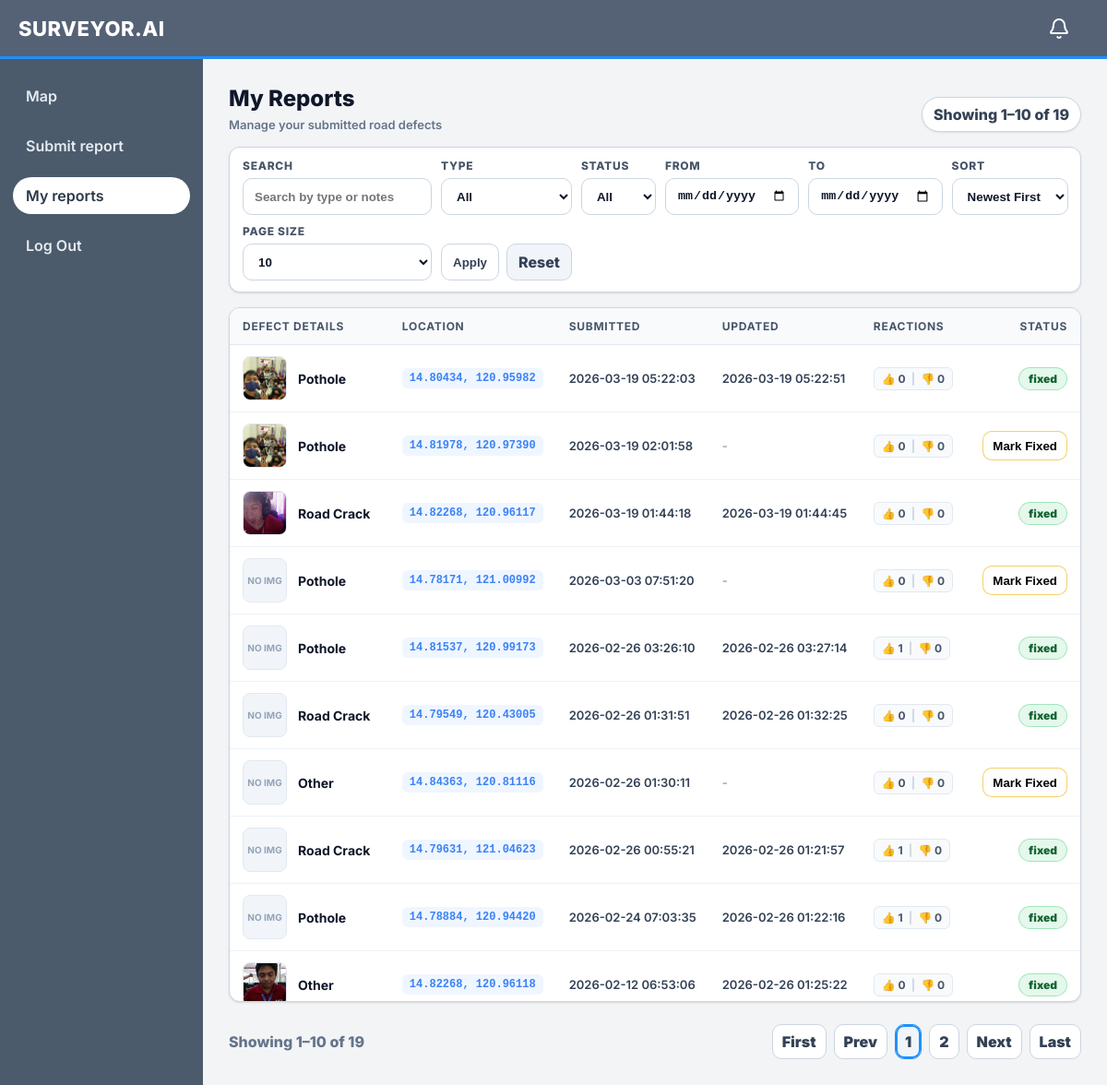
The app's page /my-reports (signed in), older data.
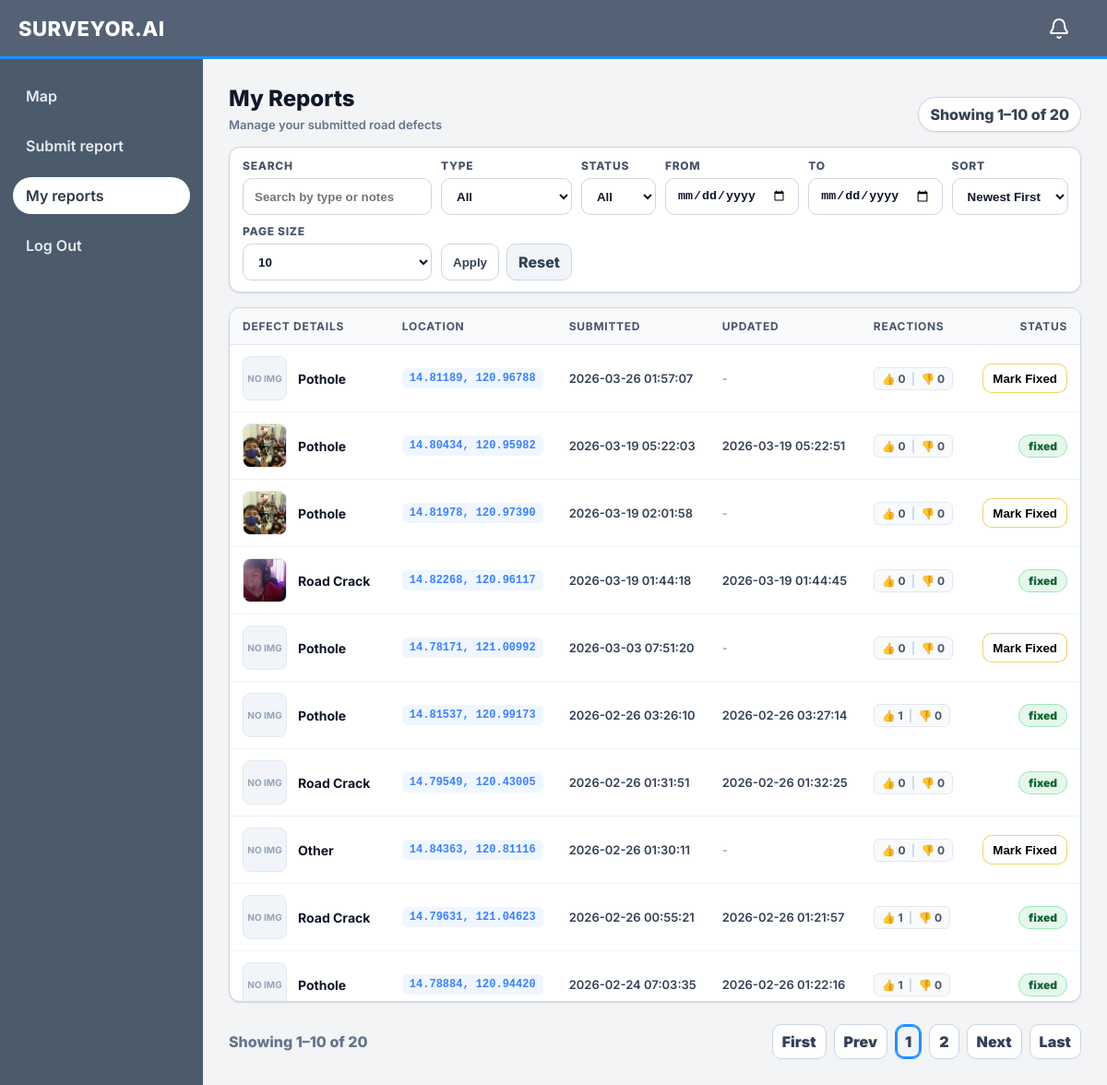
The same page, newer data.
### app.py (models this page shows)
class Report(db.Model):
    id = db.Column(db.Integer, primary_key=True)
    user_id = db.Column(db.Integer, db.ForeignKey('user.id'), nullable=False, index=True)
    title = db.Column(db.String(200), nullable=False)
    body = db.Column(db.Text, nullable=False)
    latitude = db.Column(db.Float, nullable=True)
    longitude = db.Column(db.Float, nullable=True)
    obstruction_type = db.Column(db.String(50), nullable=True)
    photo_path = db.Column(db.String(512), nullable=True)
    created_at = db.Column(db.Integer, nullable=False, default=lambda: int(time.time()))
    status_updated_at = db.Column(db.Integer, nullable=True, default=lambda: int(time.time()))
    is_fixed = db.Column(db.Boolean, nullable=False, default=False)
    fixed_at = db.Column(db.Integer, nullable=True)
    is_false_report = db.Column(db.Boolean, nullable=False, default=False)
    thumbs_up_count = db.Column(db.Integer, nullable=False, default=0)
    thumbs_down_count = db.Column(db.Integer, nullable=False, default=0)
    @property
    def created_at_iso(self) -> str:
        try:
            return time.strftime('%Y-%m-%d %H:%M:%S', time.gmtime(int(self.created_at)))
        except Exception:
            return str(self.created_at)
    @property
    def status_updated_at_iso(self) -> str:
        try:
            val = int(self.status_updated_at) if self.status_updated_at else int(self.created_at)
            return time.strftime('%Y-%m-%d %H:%M:%S', time.gmtime(val))
        except Exception:
            return ''

### app.py (the view, shortened to what this page needs)
@app.route('/my-reports')
def my_reports_page():
    current_user = _require_role('user')
    if not isinstance(current_user, User):
        return current_user
    q = (request.args.get('q') or '').strip()
    type_filter = (request.args.get('type') or '').strip().lower()
    status_filter = (request.args.get('status') or '').strip().lower()
    start_date = (request.args.get('start_date') or '').strip()
    end_date = (request.args.get('end_date') or '').strip()
    sort = (request.args.get('sort') or 'date_desc').strip().lower()
    try:
        page = max(1, int(request.args.get('page', '1')))
    except Exception:
        page = 1
    try:
        per_page = int(request.args.get('per_page', '10'))
    except Exception:
        per_page = 10
    if per_page not in (10, 20, 50):
        per_page = 10
    query = Report.query.filter(Report.user_id == int(current_user.id))
    if start_date:
        try:
            start_ts = int(time.mktime(time.strptime(start_date, "%Y-%m-%d")))
            query = query.filter(Report.created_at >= start_ts)
        except ValueError:
            pass
    if end_date:
        try:
            end_ts = int(time.mktime(time.strptime(end_date, "%Y-%m-%d"))) + 86399
            query = query.filter(Report.created_at <= end_ts)
        except ValueError:
            pass
    query = query.filter(Report.is_false_report == False)
    if sort == 'date_asc':
        query = query.order_by(asc(Report.created_at), asc(Report.id))
    elif sort == 'type':
        query = query.order_by(asc(Report.obstruction_type), desc(Report.created_at), desc(Report.id))
    else:
        sort = 'date_desc'
        query = query.order_by(desc(Report.created_at), desc(Report.id))
    total = query.count()
    pages = max(1, (total + per_page - 1) // per_page)
    if page > pages:
        page = pages
    offset = (page - 1) * per_page
    reports = query.limit(per_page).offset(offset).all()
    start = 0 if total == 0 else offset + 1
    end = 0 if total == 0 else min(total, offset + len(reports))
    return render_template(
        '/my_reports.html',
        current_user=current_user,
        is_admin=False,
        reports=reports,
        q=q,
        type_filter=type_filter,
        status_filter=status_filter,
        start_date=start_date,
        end_date=end_date,
        sort=sort,
        per_page=per_page,
        page=page,
        pages=pages,
        total=total,
        start=start,
        end=end,
    )

### app.py (called while the page is built, shortened)
def _get_current_user():
    uid = session.get('user_id')
    if not uid:
        return None
    try:
        return User.query.get(int(uid))
    except Exception:
        return None

@app.before_request
def _block_writes_during_restore():
    if not RESTORE_STATE.get("in_progress"):
        return None

def _login_required():
    cu = _get_current_user()
    if not cu:
        return redirect(url_for('login', next=request.path))
    return cu

def _require_role(*roles):
    cu = _login_required()
    if not isinstance(cu, User):
        return cu
    role = str(getattr(cu, 'role', '') or '').strip().lower()
    allowed = {str(r).strip().lower() for r in roles}
    if role not in allowed:
        abort(403)
    return cu

@app.context_processor
def inject_notifications():
    uid = session.get('user_id')
    count = 0
    if uid:
        try:
            count = Notification.query.filter_by(user_id=int(uid), is_read=False).count()
        except Exception:
            pass
    return dict(unread_notifications_count=count)

@app.before_request
def _ensure_gps_started():
    global _gps_started
    if not _gps_started:
        ensure_gps_thread()
        _gps_started = True

### templates/my_reports.html (shortened to what this page needs)
<!DOCTYPE html>
<html>
  <head>
    <link rel="stylesheet" href="{{ url_for('static', filename='css/users.css') }}" />
    <link rel="stylesheet" href="{{ url_for('static', filename='css/my_reports.css') }}" />
  </head>
  <body>
    <header class="topbar">
      <div class="brand">SURVEYOR.AI</div>
      <a href="/notifications" style="margin-left:auto; margin-right:12px; position:relative; display:flex; align-items:center; justify-content:center; width:40px; height:40px; border-radius:8px; text-decoration:none;" title="Notifications">
        <img src="{{ url_for('static', filename='icons/bell.svg') }}" width="24" height="24" alt="Notifications" style="filter: brightness(0) invert(1);" />
      </a>
    </header>
    <div class="layout">
      <aside class="sidebar">
        <nav class="nav">
          <a href="/map">Map</a>
          <a href="/reports">Submit report</a>
          <a class="active" href="/my-reports">My reports</a>
          <a href="/logout">Log Out</a>
        </nav>
      </aside>
      <main class="main">
        <div class="page">
          <div class="page-header">
            <div>
              <div class="title">My Reports</div>
              <div class="subtitle">Manage your submitted road defects</div>
            </div>
            <div class="count">Showing {{ start }}–{{ end }} of {{ total }}</div>
          </div>
          <div class="controls card">
            <form class="controls-inner" method="get" action="{{ url_for('my_reports_page') }}">
              <div class="control-row my-reports-filters">
                <div class="control">
                  <label class="control-label" for="q">Search</label>
                  <input id="q" class="control-input" type="text" name="q" value="{{ q or '' }}" placeholder="Search by type or notes" />
                </div>
                <div class="control">
                  <label class="control-label" for="type">Type</label>
                  <select id="type" class="control-input" name="type">
                    <option value="" {% if not type_filter %}selected{% endif %}>All</option>
                  </select>
                </div>
                <div class="control">
                  <label class="control-label" for="status">Status</label>
                  <select id="status" class="control-input" name="status">
                    <option value="" {% if not status_filter %}selected{% endif %}>All</option>
                  </select>
                </div>
                <div class="control">
                  <label class="control-label" for="start_date">From</label>
                  <input id="start_date" class="control-input" type="date" name="start_date" value="{{ start_date or '' }}" />
                </div>
                <div class="control">
                  <label class="control-label" for="end_date">To</label>
                  <input id="end_date" class="control-input" type="date" name="end_date" value="{{ end_date or '' }}" />
                </div>
                <div class="control">
                  <label class="control-label" for="sort">Sort</label>
                  <select id="sort" class="control-input" name="sort">
                    <option value="date_desc" {% if sort == 'date_desc' %}selected{% endif %}>Newest First</option>
                  </select>
                </div>
                <div class="control">
                  <label class="control-label" for="per_page">Page size</label>
                  <select id="per_page" class="control-input" name="per_page">
                    <option value="10" {% if per_page == 10 %}selected{% endif %}>10</option>
                  </select>
                </div>
                <div class="control actions">
                  <button class="btn" type="submit">Apply</button>
                  <a class="btn secondary" href="{{ url_for('my_reports_page') }}">Reset</a>
                </div>
              </div>
            </form>
          </div>
          <div class="card">
            <div class="table-wrap tall">
              <table class="table" aria-label="My reports table">
                <thead>
                  <tr>
                    <th style="width: 25%;">Defect Details</th>
                    <th style="width: 15%;">Location</th>
                    <th style="width: 15%;">Submitted</th>
                    <th style="width: 15%;">Updated</th>
                    <th style="width: 15%;">Reactions</th>
                    <th style="width: 15%; text-align: right;">Status</th>
                  </tr>
                </thead>
                <tbody>
                  {% if reports and reports|length > 0 %}
                    {% for r in reports %}
                      <tr>
                        <td>
                          <div class="report-cell">
                            <a class="report-thumb"
                               {% if r.photo_path %}href="{{ url_for('static', filename=r.photo_path) }}" target="_blank" rel="noopener"{% endif %}>
                              {% if r.photo_path %}
                                <img src="{{ url_for('static', filename=r.photo_path) }}" alt="Evidence">
                              {% else %}
                                <span>No Img</span>
                              {% endif %}
                            </a>
                            <div class="report-info">
                              <div class="report-type">{{ r.obstruction_type or 'Unknown' }}</div>
                            </div>
                          </div>
                        </td>
                        <td>
                          {% if r.latitude is not none and r.longitude is not none %}
                            <a href="{{ url_for('map_page', lat=r.latitude, lng=r.longitude) }}" class="coords-link" title="View on map">
                              {{ '%.5f'|format(r.latitude) }}, {{ '%.5f'|format(r.longitude) }}
                            </a>
                          {% else %}
                            <span class="muted" style="font-size:12px;">No location</span>
                          {% endif %}
                        </td>
                        <td>
                          <div class="timestamp-cell" style="font-size: 13px; color: #334155;">{{ r.created_at_iso }}</div>
                        </td>
                        <td>
                          <div class="timestamp-cell" style="font-size: 13px; color: #334155;">
                            {% if r.status_updated_at and r.status_updated_at != r.created_at %}
                              {{ r.status_updated_at_iso }}
                            {% else %}
                              <span style="color: #94a3b8;">-</span>
                            {% endif %}
                          </div>
                        </td>
                        <td>
                          <div class="reaction-pill">
                            <span title="Thumbs Up">👍 {{ r.thumbs_up_count }}</span>
                            <span style="color:#cbd5e1">|</span>
                            <span title="Thumbs Down">👎 {{ r.thumbs_down_count }}</span>
                          </div>
                        </td>
                        <td style="text-align: right;">
                          {% if r.is_fixed %}
                            <span class="badge badge--active">Fixed</span>
                          {% else %}
                            <button class="mini-btn warn" onclick="markAsFixed({{ r.id }})" title="Mark as Fixed">
                              Mark Fixed
                            </button>
                          {% endif %}
                        </td>
                      </tr>
                    {% endfor %}
                  {% endif %}
                </tbody>
              </table>
            </div>
          </div>
          <div class="pagination">
            <div class="range">Showing {{ start }}–{{ end }} of {{ total }}</div>
            <div class="pager">
              <a class="page-btn" href="{{ url_for('my_reports_page', q=q, type=type_filter, status=status_filter, sort=sort, per_page=per_page, page=1) }}">First</a>
              <a class="page-btn" href="{{ url_for('my_reports_page', q=q, type=type_filter, status=status_filter, sort=sort, per_page=per_page, page=(page-1 if page>1 else 1)) }}">Prev</a>
              {% set start_page = (page - 2) if (page - 2) > 1 else 1 %}
              {% set end_page = (page + 2) if (page + 2) < pages else pages %}
              {% for p in range(start_page, end_page + 1) %}
                <a class="page-num {% if p == page %}active{% endif %}" href="{{ url_for('my_reports_page', q=q, type=type_filter, status=status_filter, sort=sort, per_page=per_page, page=p) }}">{{ p }}</a>
              {% endfor %}
              <a class="page-btn" href="{{ url_for('my_reports_page', q=q, type=type_filter, status=status_filter, sort=sort, per_page=per_page, page=(page+1 if page<pages else pages)) }}">Next</a>
              <a class="page-btn" href="{{ url_for('my_reports_page', q=q, type=type_filter, status=status_filter, sort=sort, per_page=per_page, page=pages) }}">Last</a>
            </div>
          </div>
        </div>
      </main>
    </div>
  </body>
</html>

### static/css/my_reports.css (style rules this page uses)
.report-cell { display: flex; align-items: center; gap: 12px; }
.report-thumb { width: 48px; height: 48px; border-radius: 8px; background: #f1f5f9; border: 1px solid #e2e8f0; overflow: hidden; flex-shrink: 0; display: flex; align-items: center; justify-content: center; color: #94a3b8; font-size: 10px; font-weight: 700; text-transform: uppercase; }
.report-thumb img { width: 100%; height: 100%; object-fit: cover; }
.report-info { display: flex; flex-direction: column; gap: 2px; }
.report-type { font-weight: 700; color: #0f172a; font-size: 14px; }
.reaction-pill { display: inline-flex; align-items: center; gap: 6px; background: #f8fafc; border: 1px solid #e2e8f0; padding: 4px 8px; border-radius: 6px; font-size: 12px; font-weight: 700; color: #475569; }

Row changes from the older to the newer data that the page shows:
no longer on this page (row unchanged): Report: photo_path (picture), obstruction_type "Other", latitude "14.82268", longitude "120.96118", created_at_iso "2026-02-12 06:53:06", status_updated_at_iso "2026-02-26 01:25:22", thumbs_up_count "0", thumbs_down_count "0", is_fixed "fixed"
added Report: shows "NO IMG", obstruction_type "Pothole", latitude "14.81189", longitude "120.96788", created_at_iso "2026-03-26 01:57:07", thumbs_up_count "0", thumbs_down_count "0"
Text that changed along with them:
{{ total }}: "19" → "20"
